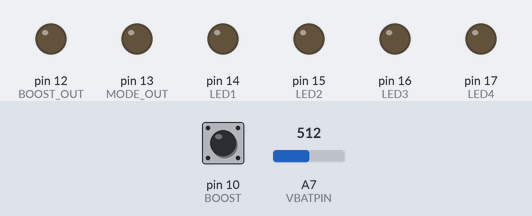
This sketch was run on a simulated Arduino Nano, built with avr-gcc and run on an emulated ATmega328P. Shown: output pins drawn as LEDs (lit = HIGH). The inputs (shaded band) are chosen by the test bench; at power-on: pin 10 (BOOST) HIGH, A7 (VBATPIN) = 512. What the sketch prints to the serial monitor is not drawn.

Above: at 1.2 s.
1.3 s: pin 10 (BOOST) pulled LOW for 0.15 s
At 1.47 s:
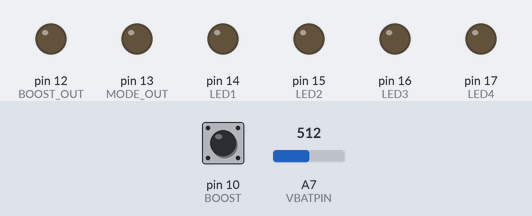
4.3 s: pin 10 (BOOST) pulled LOW for 1 s
At 4.46 s:
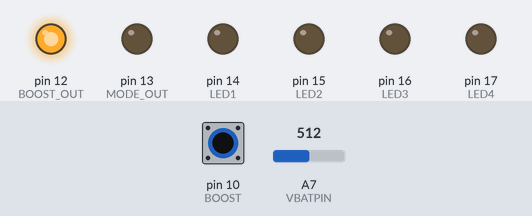
7.3 s: pin 10 (BOOST) pulled LOW for 3.2 s
At 8.79 s:
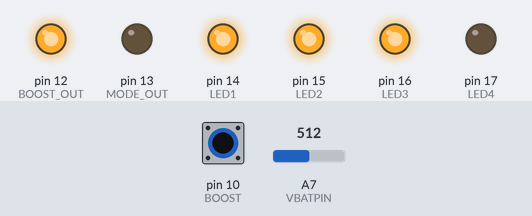
Timing chart, 0 to 11.9 s (numbered marks = the images above; inputs shaded):
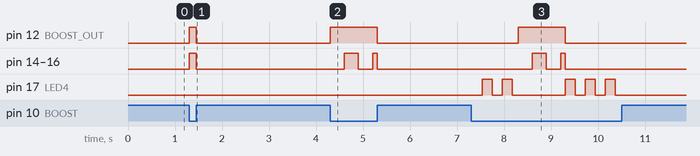

The sketch:

HCU_Test.ino
```cpp
#define BUTTON_UP 18
#define BUTTON_DOWN 19
#define BOOST 10
#define MODE_OUT 13
#define BOOST_OUT 12
#define LED1 14
#define LED2 15
#define LED3 16
#define LED4 17
#define VBATPIN A7
#define BOOST_LED_TIME 300
#define PWM_T 20.0
#define DC 0.001
#define BOOST_TIMEOUT 5000
#define REDBLINK 200

uint8_t mode = 0;
int toggletime = 0;
int boosttoggletime = 0;
bool toggle_high = true;
bool mode_changed = false;
float measuredvbat;
bool boost_toggle = false;
bool prev_boostpin = true;
int firstPress = 0;
int unpressed = 0;
bool pressed = false;
bool cooldown = false;
int redblinktime = 0;
bool redon = true;
/*TODO: BLINK LEDs WHEN VOTLAGE IS LOW*/
void setup() {
  // put your setup code here, to run once:
  pinMode(BUTTON_UP, INPUT_PULLUP);
  pinMode(BUTTON_DOWN, INPUT_PULLUP);
  pinMode(BOOST, INPUT_PULLUP);
  attachInterrupt(BUTTON_UP, next_mode, FALLING);
  attachInterrupt(BUTTON_DOWN, prev_mode, FALLING);
  //attachInterrupt(BOOST, recordTime, FALLING);
  pinMode(LED1, OUTPUT);
  pinMode(LED2, OUTPUT);
  pinMode(LED3, OUTPUT);
  pinMode(LED4, OUTPUT);

  pinMode(MODE_OUT, OUTPUT);
  pinMode(BOOST_OUT, OUTPUT);
  Serial.begin(115200);

}

void loop() {
  measuredvbat = analogRead(VBATPIN);
  measuredvbat *= 2;    // we divided by 2, so multiply back
  measuredvbat *= 3.3;  // Multiply by 3.3V, our reference voltage
  measuredvbat /= 1024; // convert to voltage

  if (measuredvbat < 3.1) {
    digitalWrite(LED3, LOW);
    digitalWrite(LED1, LOW);
    digitalWrite(LED2, LOW);
    while (1) {
      digitalWrite(LED4, HIGH);
      delay(500);
      digitalWrite(LED4, LOW);
      delay(500);
    }
  } else {
    bool boostpin = digitalRead(BOOST);

    if ((!boostpin && boostpin != prev_boostpin) && (millis() > firstPress + unpressed * 4)) {
      firstPress = millis();
      unpressed = 0;
      pressed = true;
    }
    if ((!boostpin && boostpin != prev_boostpin) && (millis() < firstPress + unpressed * 4)) {
      cooldown = true;
    }

    if ((boostpin && boostpin != prev_boostpin) && pressed) {
      unpressed = millis() - firstPress;
      pressed = false;
    }
    if ((boostpin && boostpin != prev_boostpin) && !pressed) {
      cooldown = false;
    }

    prev_boostpin = boostpin;
    if (millis() < firstPress + unpressed * 4) {
      boostpin = true;
    }

    if (!boostpin) {
      if (millis() > firstPress + BOOST_TIMEOUT) {
        boostpin = true;
        //prev_boostpin = true;
      }
    }
    Serial.println(cooldown);
    //    if (cooldown) {
    //      if (millis() > redblinktime + REDBLINK) {
    //        digitalWrite(LED4, LOW);
    //        redblinktime = millis();
    //      }
    //    }


    if (boostpin) {
      digitalWrite(BOOST_OUT, LOW);
      int t = millis();
      if (toggle_high) {
        if (t > (toggletime + PWM_T * (1.0 - DC))) {
          switch (mode) {
            case 0:
              if (!cooldown) {
                digitalWrite(LED4, HIGH);
              }
              digitalWrite(LED1, LOW);
              digitalWrite(LED2, LOW);
              digitalWrite(LED3, LOW);
              break;
            case 1:
              if (!cooldown) {
                digitalWrite(LED4, HIGH);
              }
              digitalWrite(LED3, HIGH);
              digitalWrite(LED1, LOW);
              digitalWrite(LED2, LOW);
              break;
            case 2:
              if (!cooldown) {
                digitalWrite(LED4, HIGH);
              }
              digitalWrite(LED3, HIGH);
              digitalWrite(LED2, HIGH);
              digitalWrite(LED1, LOW);
              break;
            case 3:
              if (!cooldown) {
                digitalWrite(LED4, HIGH);
              }
              digitalWrite(LED3, HIGH);
              digitalWrite(LED2, HIGH);
              digitalWrite(LED1, HIGH);
              break;

          }

          toggle_high = false;
          toggletime = t;
        }
      }

      if (!toggle_high) {
        if (t > (toggletime + PWM_T * DC)) {
          digitalWrite(LED1, LOW);
          digitalWrite(LED2, LOW);
          digitalWrite(LED3, LOW);
          if (cooldown) {
            if (millis() > redblinktime + REDBLINK) {
              redblinktime = millis();

              if (redon) {
                digitalWrite(LED4, LOW);
                redon = false;
              } else {
                digitalWrite(LED4, HIGH);
                redon = true;
              }

            }
          } else {
            digitalWrite(LED4, LOW);
          }
          toggle_high = true;
          toggletime = t;
        }
      }


    } else {

      digitalWrite(BOOST_OUT, HIGH);
      if (millis() > boosttoggletime + BOOST_LED_TIME) {
        boosttoggletime = millis();
        if (boost_toggle) {
          digitalWrite(LED1, LOW);
          digitalWrite(LED2, LOW);
          digitalWrite(LED3, LOW);
          boost_toggle = false;
        } else {
          digitalWrite(LED1, HIGH);
          digitalWrite(LED2, HIGH);
          digitalWrite(LED3, HIGH);
          boost_toggle = true;
        }
      }


    }

  }


  int t = millis();

  if (mode_changed) {
    for (int i = 0; i <= mode; ++i) {
      if (i != 0) {
        delay(2);
      }
      digitalWrite(MODE_OUT, HIGH);
      delay(2);
      digitalWrite(MODE_OUT, LOW);

    }
    mode_changed = false;
  }


}

void next_mode(void) {
  if (mode < 3) {
    mode++;
    mode_changed = true;
  }
}
void prev_mode(void) {
  if (mode > 0) {
    mode --;
    mode_changed = true;
  }
}
```

Measured:
- after the input at 1.3 s, pin 12 (BOOST_OUT), pin 14 (LED1), pin 15 (LED2), pin 16 (LED3): LOW → HIGH at once, → LOW 0.15 s later
- after the input at 4.3 s, pin 12 (BOOST_OUT): LOW → HIGH at once, → LOW 1.0 s later; pin 14 (LED1), pin 15 (LED2), pin 16 (LED3): LOW → HIGH after 0.30 s, → LOW 0.30 s later, → HIGH 0.30 s later, → LOW 0.10 s later
- after the input at 7.3 s, pin 12 (BOOST_OUT): LOW → HIGH after 1.0 s, → LOW 1.0 s later; pin 14 (LED1), pin 15 (LED2), pin 16 (LED3): LOW → HIGH after 1.3 s, → LOW 0.30 s later, → HIGH 0.30 s later, → LOW 0.10 s later; pin 17 (LED4): LOW → HIGH after 0.23 s, → LOW 0.21 s later, → HIGH 0.21 s later, → LOW 0.21 s later, … (10 changes in this stretch)
